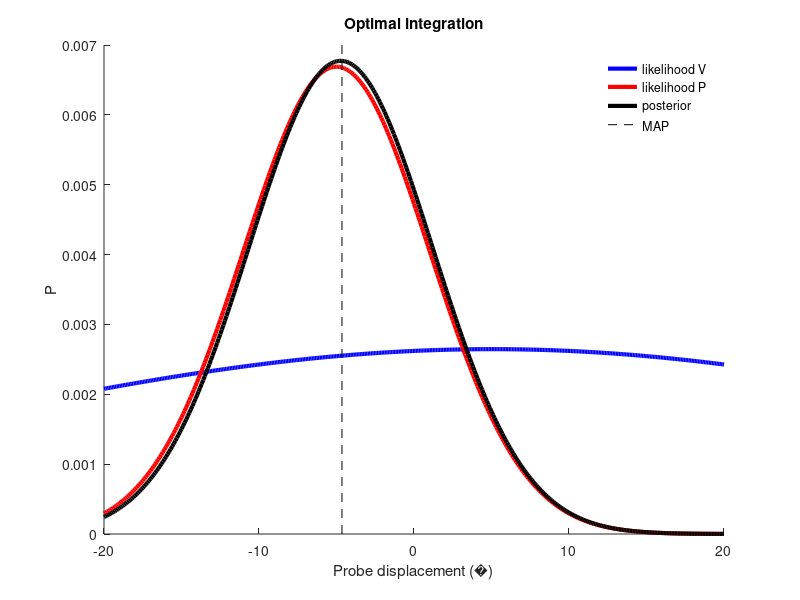

Write MATLAB code to recreate this figure.
%%% Here we simulate predictions of how multisensory integration may 
%%% operate in healthy subjects. This Bayesian cue combination model is
%%% taken from Alais & Barr 2004, although several other studies use a
%%% similar model (e.g., Ernst & Banks 2002, van Beers et al 1996, etc.). 

%Clear your workspace
clear all; close all; clc

%Defining the range of probes
res = 0.1; %pretending we're testing at every 1/10 of a degree (not actually practical, though)
stim = -20:res:20;

%We're simulating a single trial here 
midline = 0; %center of workspace
delta = 5; %how many degrees rightward is visual stimulus presented on conflict presentation
muV = midline+delta; %We assume likelihoods are centered on actual stim location 
muA = midline-delta; 

%These represent the experimentally obtained variances, based on unimodal
%psychometric testing. 
sigmaV = 36;
sigmaA = 6;

%corresponding likelihood fxns -- note that we don't need to explicitly add 
%normal constant term (1/sqrt(2*pi*sigma^2)) bc fxns need to be normalized 
%anyway
pV = exp(-(stim-muV).^2/(2*sigmaV^2));
pV = pV/sum(pV); %normalize probability distribution so that integral is 1
pA = exp(-(stim-muA).^2/(2*sigmaA^2));
pA = pA/sum(pA); %normalize probability distribution so that integral is 1

%calculate combined likelihood function, p(xA,xV|s) -- Note that this is
%equivalent to posterior bc there is no prior probability (ie, all stim
%locations are equi-probable; more explicitly: p(s|xA,xV)=p(xA|s)*p(xV|s)
%and since we have conditional independence p(s|xA,xV) = p(xA,xV|s)
posterior = pA.*pV;  
posterior = posterior/sum(posterior); 

%sanity check: 
wA = sigmaV^2/(sigmaA^2 + sigmaV^2);
wV = sigmaA^2/(sigmaA^2 + sigmaV^2);
s_hat = wA*muA + wV*muV

%determine maximum a posterior estimate (i.e., mean of posterior)
map = sum(stim.*posterior)

%plot likelihoods and posteriors
figure; hold on
plot(stim,pV,'b','linewidth',3)
plot(stim,pA,'r','linewidth',3)
plot(stim,posterior,'k','linewidth',3)
plot([map map],[min(ylim) max(ylim)], '--k')
xlabel(['Probe displacement (',char(176), ')'])
ylabel('P')
legend({'likelihood V', 'likelihood P', 'posterior', 'MAP'})
legend('boxoff')
title('Optimal integration')


